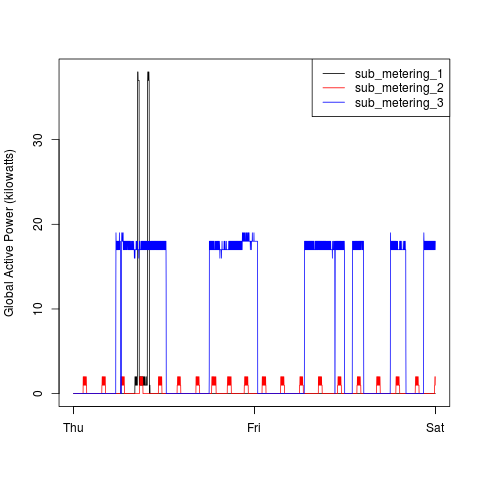

This figure's R source:
#Before running this script, please run "loadData.R" which will download the required data and
#load it into R.

#Creates a plot and outputs it to a PNG file with a width of 480 pixels and a height of 480 pixels. 
png("plot3.png", width=480, height=480)

with(data, plot(dateTime, subMeteringOne, type="o", pch=26, ylab="Global Active Power (kilowatts)", xlab=""))
with(data, lines(dateTime, subMeteringTwo, type="o", pch=26, col="red"))
with(data, lines(dateTime, subMeteringThree, type="o", pch=26, col="blue"))
legend("topright", col=c("black", "red", "blue"),
       legend=c("sub_metering_1", "sub_metering_2", "sub_metering_3"), lty=1)

dev.off()
